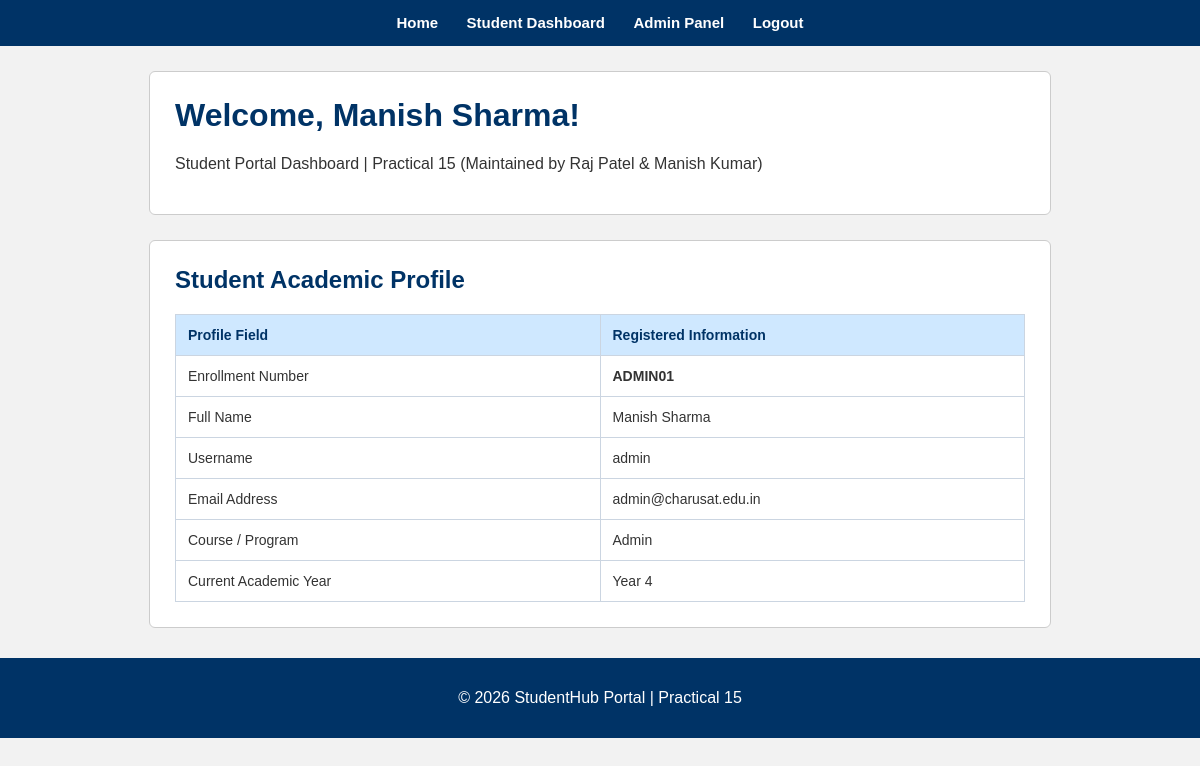
Page /dashboard.php (signed in) on the committed database.
### tables this page shows
CREATE TABLE IF NOT EXISTS students (
    student_id INT AUTO_INCREMENT PRIMARY KEY,
    enrollment_number VARCHAR(20) NOT NULL UNIQUE,
    name VARCHAR(100) NOT NULL,
    username VARCHAR(50) NOT NULL UNIQUE,
    email VARCHAR(100) NOT NULL UNIQUE,
    mobile VARCHAR(15) NOT NULL,
    password VARCHAR(255) NOT NULL,
    course VARCHAR(50) NOT NULL,
    year INT NOT NULL,
    gender VARCHAR(20) NOT NULL,
    role VARCHAR(20) NOT NULL DEFAULT 'student',
    created_at TIMESTAMP DEFAULT CURRENT_TIMESTAMP
);

### dashboard.php (the view, shortened to what this page needs)
<?php
require_once "db.php";
$id = (int)($_SESSION["student_id"] ?? 0);
$stmt = $conn->prepare(
    "SELECT enrollment_number, name, username, email, course, year, mobile
     FROM students WHERE student_id = ? LIMIT 1"
);
$student = null;
if ($stmt) {
    $stmt->bind_param("i", $id);
    $stmt->execute();
    $student = $stmt->get_result()->fetch_assoc();
}
function studentValue($value) {
    return htmlspecialchars((string)($value ?? ""), ENT_QUOTES, "UTF-8");
}
?>
<!DOCTYPE html>
<html lang="en">
<head>
</head>
<body>
<nav class="navbar" id="navbar">
    <a href="Home.html">Home</a>
    <a href="dashboard.php">Student Dashboard</a>
    <?php if (strtolower((string)($_SESSION["role"] ?? "")) === "admin"): ?>
        <a href="admin_dashboard.php">Admin Panel</a>
    <?php endif; ?>
    <a href="logout.php">Logout</a>
</nav>
<div class="container">
    <h1>Welcome, <?= studentValue($student["name"]) ?>!</h1>
    <p>Student Portal Dashboard | Practical 15 (Maintained by Raj Patel & Manish Kumar)</p>
</div>
<div class="student-summary">
    <h2>Student Academic Profile</h2>
    <table>
        <thead>
            <tr>
                <th>Profile Field</th>
                <th>Registered Information</th>
            </tr>
        </thead>
        <tbody>
            <tr><td>Enrollment Number</td><td><strong><?= studentValue($student["enrollment_number"]) ?></strong></td></tr>
            <tr><td>Full Name</td><td><?= studentValue($student["name"]) ?></td></tr>
            <tr><td>Username</td><td><?= studentValue($student["username"]) ?></td></tr>
            <tr><td>Email Address</td><td><?= studentValue($student["email"]) ?></td></tr>
            <tr><td>Course / Program</td><td><?= studentValue($student["course"]) ?></td></tr>
            <tr><td>Current Academic Year</td><td>Year <?= studentValue($student["year"]) ?></td></tr>
        </tbody>
    </table>
</div>
<div class="footer">
    <p>&copy; 2026 StudentHub Portal | Practical 15</p>
</div>
</body>
</html>

### dashboard.php (style rules this page uses)
body { font-family: Arial, sans-serif; background: #f2f2f2; margin: 0; padding: 0; color: #333; }
.navbar { background: #003366; padding: 14px; text-align: center; }
.navbar a { color: white; text-decoration: none; margin: 0 12px; font-size: 15px; font-weight: bold; }
.container, .student-summary { width: 85%; max-width: 850px; margin: 25px auto; background: white; padding: 25px; border-radius: 6px; border: 1px solid #ccc; }
h1, h2 { color: #003366; margin-top: 0; }
table { width: 100%; border-collapse: collapse; margin-top: 15px; }
th, td { border: 1px solid #cbd5e1; padding: 12px; text-align: left; font-size: 14px; }
th { background: #cfe8ff; color: #003366; width: 35%; }
.footer { background: #003366; color: white; text-align: center; padding: 15px; margin-top: 30px; }

### rows in the picture
students: name "Manish Sharma", enrollment_number "ADMIN01", username "admin", email "admin@charusat.edu.in", course "Admin", year "4"
